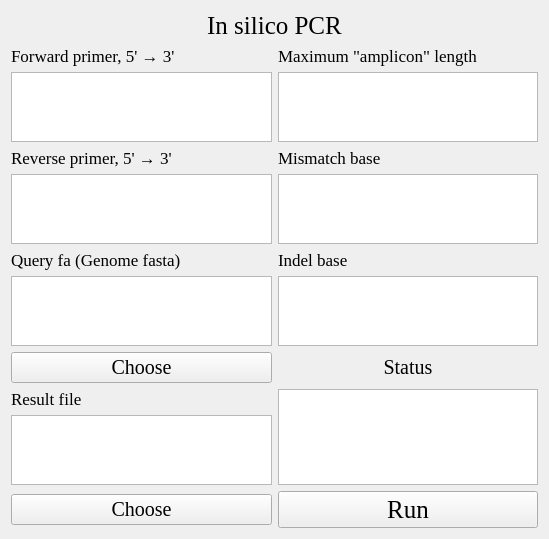
<?xml version="1.0" encoding="UTF-8"?>
<ui version="4.0">
 <class>Form</class>
 <widget class="QWidget" name="Form">
  <property name="geometry">
   <rect>
    <x>0</x>
    <y>0</y>
    <width>549</width>
    <height>388</height>
   </rect>
  </property>
  <property name="windowTitle">
   <string>Form</string>
  </property>
  <property name="styleSheet">
   <string notr="true">background-image: url(D:/tools/Pycharm/pyqt/logo/green_back.png);</string>
  </property>
  <layout class="QGridLayout" name="gridLayout_2">
   <item row="0" column="0">
    <layout class="QGridLayout" name="gridLayout">
     <item row="1" column="0">
      <widget class="QLabel" name="label_6">
       <property name="sizePolicy">
        <sizepolicy hsizetype="Expanding" vsizetype="Preferred">
         <horstretch>0</horstretch>
         <verstretch>0</verstretch>
        </sizepolicy>
       </property>
       <property name="font">
        <font>
         <family>Times New Roman</family>
         <pointsize>13</pointsize>
        </font>
       </property>
       <property name="text">
        <string>Forward primer, 5' → 3'</string>
       </property>
      </widget>
     </item>
     <item row="3" column="0">
      <widget class="QLabel" name="label_7">
       <property name="sizePolicy">
        <sizepolicy hsizetype="Expanding" vsizetype="Preferred">
         <horstretch>0</horstretch>
         <verstretch>0</verstretch>
        </sizepolicy>
       </property>
       <property name="font">
        <font>
         <family>Times New Roman</family>
         <pointsize>13</pointsize>
        </font>
       </property>
       <property name="text">
        <string>Reverse primer, 5' → 3'</string>
       </property>
      </widget>
     </item>
     <item row="5" column="0">
      <widget class="QLabel" name="label_8">
       <property name="sizePolicy">
        <sizepolicy hsizetype="Expanding" vsizetype="Preferred">
         <horstretch>0</horstretch>
         <verstretch>0</verstretch>
        </sizepolicy>
       </property>
       <property name="font">
        <font>
         <family>Times New Roman</family>
         <pointsize>13</pointsize>
        </font>
       </property>
       <property name="text">
        <string>Query fa (Genome fasta)</string>
       </property>
      </widget>
     </item>
     <item row="10" column="0">
      <widget class="QLabel" name="label_9">
       <property name="sizePolicy">
        <sizepolicy hsizetype="Expanding" vsizetype="Preferred">
         <horstretch>0</horstretch>
         <verstretch>0</verstretch>
        </sizepolicy>
       </property>
       <property name="font">
        <font>
         <family>Times New Roman</family>
         <pointsize>13</pointsize>
        </font>
       </property>
       <property name="text">
        <string>Result file</string>
       </property>
      </widget>
     </item>
     <item row="2" column="0">
      <widget class="QTextEdit" name="textEdit_4">
       <property name="sizePolicy">
        <sizepolicy hsizetype="Expanding" vsizetype="Expanding">
         <horstretch>0</horstretch>
         <verstretch>0</verstretch>
        </sizepolicy>
       </property>
       <property name="maximumSize">
        <size>
         <width>16777215</width>
         <height>16777215</height>
        </size>
       </property>
       <property name="styleSheet">
        <string notr="true">background-image: url(D:/Documents/Desktop/white.png)</string>
       </property>
      </widget>
     </item>
     <item row="2" column="1">
      <widget class="QTextEdit" name="textEdit">
       <property name="sizePolicy">
        <sizepolicy hsizetype="Expanding" vsizetype="Expanding">
         <horstretch>0</horstretch>
         <verstretch>0</verstretch>
        </sizepolicy>
       </property>
       <property name="maximumSize">
        <size>
         <width>16777215</width>
         <height>16777215</height>
        </size>
       </property>
       <property name="styleSheet">
        <string notr="true">background-image: url(D:/Documents/Desktop/white.png)</string>
       </property>
      </widget>
     </item>
     <item row="3" column="1">
      <widget class="QLabel" name="label_3">
       <property name="sizePolicy">
        <sizepolicy hsizetype="Expanding" vsizetype="Expanding">
         <horstretch>0</horstretch>
         <verstretch>0</verstretch>
        </sizepolicy>
       </property>
       <property name="font">
        <font>
         <family>Times New Roman</family>
         <pointsize>13</pointsize>
        </font>
       </property>
       <property name="text">
        <string>Mismatch base</string>
       </property>
      </widget>
     </item>
     <item row="1" column="1">
      <widget class="QLabel" name="label_2">
       <property name="sizePolicy">
        <sizepolicy hsizetype="Expanding" vsizetype="Expanding">
         <horstretch>0</horstretch>
         <verstretch>0</verstretch>
        </sizepolicy>
       </property>
       <property name="font">
        <font>
         <family>Times New Roman</family>
         <pointsize>13</pointsize>
        </font>
       </property>
       <property name="text">
        <string>Maximum &quot;amplicon&quot; length</string>
       </property>
      </widget>
     </item>
     <item row="5" column="1">
      <widget class="QLabel" name="label_4">
       <property name="sizePolicy">
        <sizepolicy hsizetype="Expanding" vsizetype="Expanding">
         <horstretch>0</horstretch>
         <verstretch>0</verstretch>
        </sizepolicy>
       </property>
       <property name="font">
        <font>
         <family>Times New Roman</family>
         <pointsize>13</pointsize>
        </font>
       </property>
       <property name="text">
        <string>Indel base</string>
       </property>
      </widget>
     </item>
     <item row="4" column="1">
      <widget class="QTextEdit" name="textEdit_2">
       <property name="sizePolicy">
        <sizepolicy hsizetype="Expanding" vsizetype="Expanding">
         <horstretch>0</horstretch>
         <verstretch>0</verstretch>
        </sizepolicy>
       </property>
       <property name="maximumSize">
        <size>
         <width>16777215</width>
         <height>16777215</height>
        </size>
       </property>
       <property name="styleSheet">
        <string notr="true">background-image: url(D:/Documents/Desktop/white.png)</string>
       </property>
      </widget>
     </item>
     <item row="7" column="0">
      <widget class="QPushButton" name="pushButton_2">
       <property name="font">
        <font>
         <family>Times New Roman</family>
         <pointsize>15</pointsize>
        </font>
       </property>
       <property name="text">
        <string>Choose</string>
       </property>
      </widget>
     </item>
     <item row="6" column="0">
      <widget class="QTextBrowser" name="textBrowser_2">
       <property name="sizePolicy">
        <sizepolicy hsizetype="Expanding" vsizetype="Expanding">
         <horstretch>0</horstretch>
         <verstretch>0</verstretch>
        </sizepolicy>
       </property>
       <property name="maximumSize">
        <size>
         <width>16777215</width>
         <height>16777215</height>
        </size>
       </property>
       <property name="styleSheet">
        <string notr="true">background-image: url(D:/Documents/Desktop/white.png)</string>
       </property>
      </widget>
     </item>
     <item row="11" column="0">
      <widget class="QTextBrowser" name="textBrowser_3">
       <property name="sizePolicy">
        <sizepolicy hsizetype="Expanding" vsizetype="Expanding">
         <horstretch>0</horstretch>
         <verstretch>0</verstretch>
        </sizepolicy>
       </property>
       <property name="maximumSize">
        <size>
         <width>16777215</width>
         <height>16777215</height>
        </size>
       </property>
       <property name="styleSheet">
        <string notr="true">background-image: url(D:/Documents/Desktop/white.png)</string>
       </property>
      </widget>
     </item>
     <item row="12" column="0">
      <widget class="QPushButton" name="pushButton_3">
       <property name="font">
        <font>
         <family>Times New Roman</family>
         <pointsize>15</pointsize>
        </font>
       </property>
       <property name="text">
        <string>Choose</string>
       </property>
      </widget>
     </item>
     <item row="0" column="0" colspan="2">
      <widget class="QLabel" name="label">
       <property name="font">
        <font>
         <family>Times New Roman</family>
         <pointsize>19</pointsize>
        </font>
       </property>
       <property name="layoutDirection">
        <enum>Qt::LeftToRight</enum>
       </property>
       <property name="text">
        <string>In silico PCR</string>
       </property>
       <property name="alignment">
        <set>Qt::AlignCenter</set>
       </property>
      </widget>
     </item>
     <item row="4" column="0">
      <widget class="QTextEdit" name="textEdit_5">
       <property name="sizePolicy">
        <sizepolicy hsizetype="Expanding" vsizetype="Expanding">
         <horstretch>0</horstretch>
         <verstretch>0</verstretch>
        </sizepolicy>
       </property>
       <property name="maximumSize">
        <size>
         <width>16777215</width>
         <height>16777215</height>
        </size>
       </property>
       <property name="styleSheet">
        <string notr="true">background-image: url(D:/Documents/Desktop/white.png)</string>
       </property>
      </widget>
     </item>
     <item row="6" column="1">
      <widget class="QTextEdit" name="textEdit_3">
       <property name="sizePolicy">
        <sizepolicy hsizetype="Expanding" vsizetype="Expanding">
         <horstretch>0</horstretch>
         <verstretch>0</verstretch>
        </sizepolicy>
       </property>
       <property name="maximumSize">
        <size>
         <width>16777215</width>
         <height>16777215</height>
        </size>
       </property>
       <property name="styleSheet">
        <string notr="true">background-image: url(D:/Documents/Desktop/white.png)</string>
       </property>
      </widget>
     </item>
     <item row="12" column="1">
      <widget class="QPushButton" name="pushButton">
       <property name="font">
        <font>
         <family>Times New Roman</family>
         <pointsize>19</pointsize>
        </font>
       </property>
       <property name="text">
        <string>Run</string>
       </property>
      </widget>
     </item>
     <item row="7" column="1">
      <widget class="QLabel" name="label_5">
       <property name="sizePolicy">
        <sizepolicy hsizetype="Expanding" vsizetype="Expanding">
         <horstretch>0</horstretch>
         <verstretch>0</verstretch>
        </sizepolicy>
       </property>
       <property name="font">
        <font>
         <family>Times New Roman</family>
         <pointsize>15</pointsize>
        </font>
       </property>
       <property name="text">
        <string>Status</string>
       </property>
       <property name="alignment">
        <set>Qt::AlignCenter</set>
       </property>
      </widget>
     </item>
     <item row="10" column="1" rowspan="2">
      <widget class="QTextBrowser" name="textBrowser">
       <property name="styleSheet">
        <string notr="true">background-image: url(D:/Documents/Desktop/white.png)</string>
       </property>
      </widget>
     </item>
    </layout>
   </item>
  </layout>
 </widget>
 <resources/>
 <connections/>
</ui>
